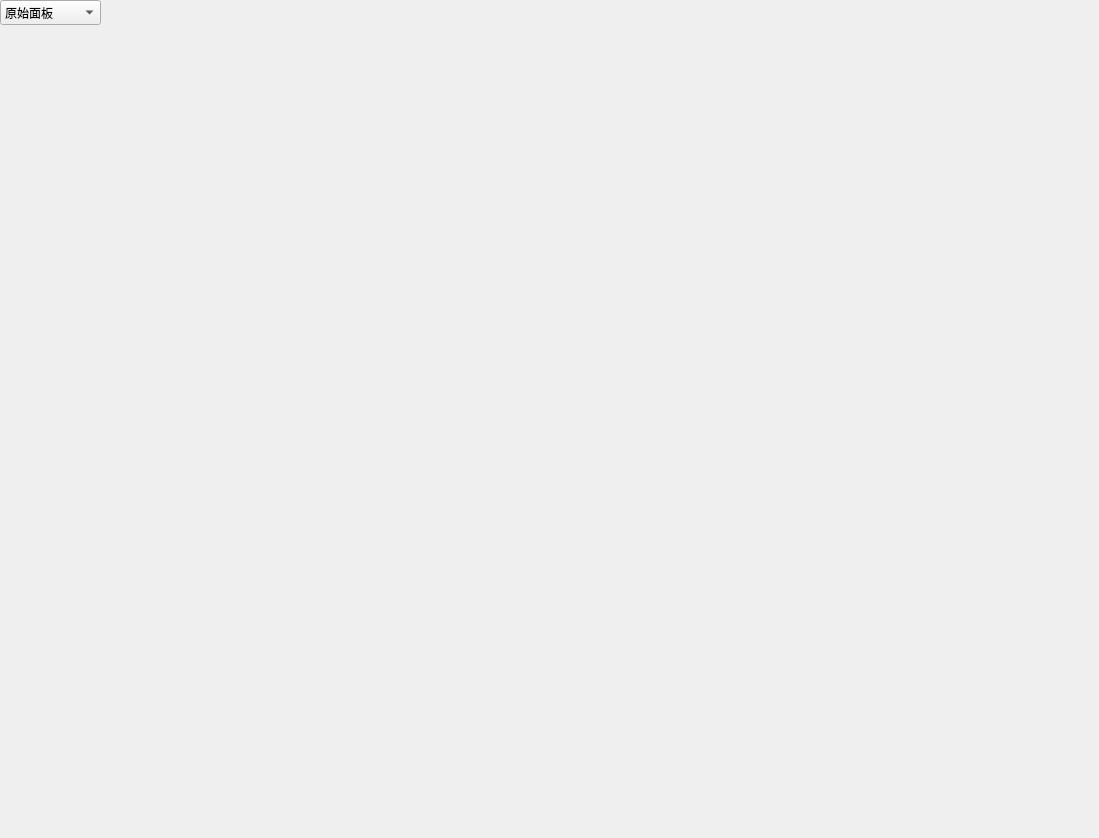
<?xml version="1.0" encoding="UTF-8"?>
<ui version="4.0">
 <class>RvizPanel</class>
 <widget class="QWidget" name="RvizPanel">
  <property name="geometry">
   <rect>
    <x>0</x>
    <y>0</y>
    <width>1099</width>
    <height>838</height>
   </rect>
  </property>
  <property name="windowTitle">
   <string>RvizPanel</string>
  </property>
  <widget class="QComboBox" name="comboBox">
   <property name="geometry">
    <rect>
     <x>0</x>
     <y>0</y>
     <width>101</width>
     <height>25</height>
    </rect>
   </property>
   <item>
    <property name="text">
     <string>原始面板</string>
    </property>
   </item>
   <item>
    <property name="text">
     <string>轨迹生成面板</string>
    </property>
   </item>
   <item>
    <property name="text">
     <string>可视化调整面板</string>
    </property>
   </item>
  </widget>
 </widget>
 <layoutdefault spacing="6" margin="11"/>
 <resources/>
 <connections/>
</ui>
